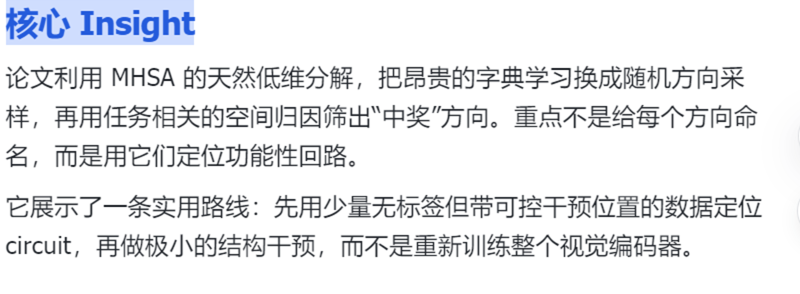
#> input picture assets/feishu-paper-reading/actual-insight.png, 1600 x 588 px (shown at 1/2 size)
$ python -i audit_paper_share.py   (imports and definitions only)
#> lines starting #> are read from the running program, lines starting #| are printed output that depends on the picture; after the words box and inside, x2 and y2 are one past the last pixel; in counts of white or black regions, pixels touching at a corner belong together
#!/usr/bin/env python3
"""Audit a static paper-sharing HTML package for common structural failures."""

from __future__ import annotations

import argparse
import os
import re
import struct
import sys
from collections import Counter
from dataclasses import dataclass
from html.parser import HTMLParser
from pathlib import Path
from urllib.parse import unquote, urlsplit

try:
    from PIL import Image as PILImage
    from PIL import ImageChops
except ImportError:  # Pillow improves crop checks but is not required at runtime.
    PILImage = None
    ImageChops = None


REQUIRED_DIRECTORIES = (
    "assets/figures",
    "assets/tables/raw",
    "source",
    "qa/archive",
)

META_PHRASES = (
    "一句话版",
    "外行版",
    "值得展示的表述",
    "下面保留",
    "这页适合",
    "这一页适合",
    "原文完整句子",
    "中文部分只说明",
    "引文位于",
    "本页将展示",
    "本页用于",
    "这一页将展示",
    "这一页用于",
    "这页用于",
    "结果解读",
    "表格解读",
    "给你一个",
    "向你解释",
    "核心 takeaway",
)

VOID_ELEMENTS = {
    "area",
    "base",
    "br",
    "col",
    "embed",
    "hr",
    "img",
    "input",
    "link",
    "meta",
    "param",
    "source",
    "track",
    "wbr",
}
IGNORED_TEXT_ELEMENTS = {"script", "style", "noscript", "template"}
COMPRESSING_TABLE_CLASSES = {
    "card-grid",
    "cards",
    "columns",
    "comparison-grid",
    "split",
    "split-wide-visual",
    "takeaways",
    "three-column",
    "two-column",
}
MIN_TABLE_WIDTH = 1400
MIN_CONTENT_WIDTH_RATIO = 0.90
MIN_CONTENT_HEIGHT_RATIO = 0.82
FRAGMENT_VALUE_RE = re.compile(r"^[1-9][0-9]*$")

PLACEHOLDER_PATTERNS = (
    re.compile(r"{{\s*[^{}]+\s*}}"),
    re.compile(r"\bTODO\b", re.IGNORECASE),
    re.compile(r"\bTBD\b", re.IGNORECASE),
    re.compile(r"\[\s*INSERT\b", re.IGNORECASE),
    re.compile(r"\bdata-template-placeholder\s*=", re.IGNORECASE),
)


@dataclass(frozen=True)
class ElementFrame:
    tag: str
    classes: frozenset[str]
    has_fragment: bool
    slide_index: int | None


@dataclass(frozen=True)
class ImageRecord:
    attrs: dict[str, str | None]
    ancestor_classes: frozenset[str]
    inside_fragment: bool


@dataclass(frozen=True)
class FragmentRecord:
    value: str | None
    tag: str
    slide_index: int | None
    nested: bool


class ReportParser(HTMLParser):
    # [13 lines left out: function __init__, not called in this run]

    def handle_starttag(self, tag: str, attrs: list[tuple[str, str | None]]) -> None:
        self._handle_starttag(tag, attrs, push=True)

    # [77 lines left out: function _handle_starttag, not called in this run]

    def handle_startendtag(self, tag: str, attrs: list[tuple[str, str | None]]) -> None:
        self._handle_starttag(tag, attrs, push=False)

    # [33 lines left out: functions handle_endtag, handle_data, png_dimensions, raster_dimensions, not called in this run]


def table_content_occupancy(path: Path) -> tuple[float, float] | None:
    """Estimate non-background width and height ratios for a raster table crop."""
    if PILImage is None or ImageChops is None:
        return None
    try:
        with PILImage.open(path) as source:
#> source is the input picture: PIL image 1600x588 RGBA; mean R, G, B, A 232.8, 234.1, 236.7, 255
            rgba = source.convert("RGBA")
    except (OSError, ValueError):
        return None

    white = PILImage.new("RGBA", rgba.size, (255, 255, 255, 255))
#> white: PIL image 1600x588 RGBA; every value is 255
    rgb = PILImage.alpha_composite(white, rgba).convert("RGB")
    width, height = rgb.size
#> width = 1600; height = 588
    if width == 0 or height == 0:
        return None

    corners = (
        rgb.getpixel((0, 0)),
        rgb.getpixel((width - 1, 0)),
        rgb.getpixel((0, height - 1)),
        rgb.getpixel((width - 1, height - 1)),
    )
#> corners = ((255, 255, 255), (255, 255, 255), (255, 255, 255), (255, 255, 255))
    background = tuple(
        sorted(pixel[channel] for pixel in corners)[len(corners) // 2]
        for channel in range(3)
    )
#> background = (255, 255, 255)
    difference = ImageChops.difference(
        rgb,
        PILImage.new("RGB", rgb.size, background),
    ).convert("L")
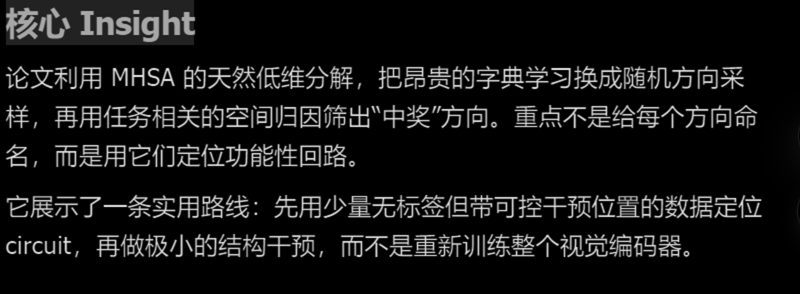
#> difference: PIL image 1600x588 L (shown at 1/2 size); min 0, max 254, mean 21
    mask = difference.point(lambda value: 255 if value > 18 else 0)
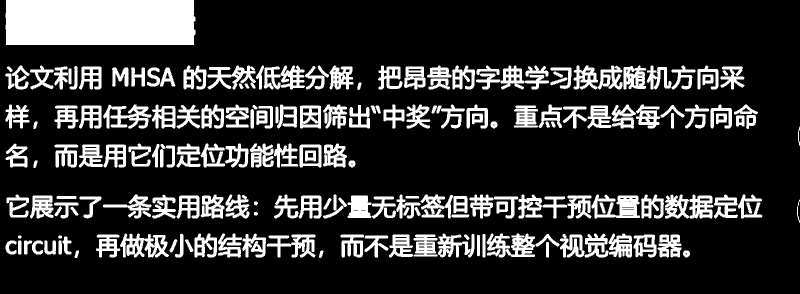
#> mask: PIL image 1600x588 L (shown at 1/2 size); 19.2% white; 193 white regions, largest, box (x1, y1, x2, y2) and area: (11, 0, 391, 90) 33917, (973, 467, 1070, 515) 2631, (1183, 389, 1280, 437) 2626
    bounds = mask.getbbox()
#> bounds = (10, 0, 1600, 516)
    if bounds is None:
        return 0.0, 0.0
    left, top, right, bottom = bounds
#> left = 10; top = 0; right = 1600; bottom = 516
    return (right - left) / width, (bottom - top) / height


# [271 lines left out: functions repeated_visual_pattern_warnings, fragment_structure_errors, is_remote_or_fragment, resolve_local_reference, audit, parse_args and 1 more, not called in this run]


# [2 lines not run here, left out]

>>> result = table_content_occupancy('../../../assets/feishu-paper-reading/actual-insight.png')
#> result = (0.994, 0.878)
